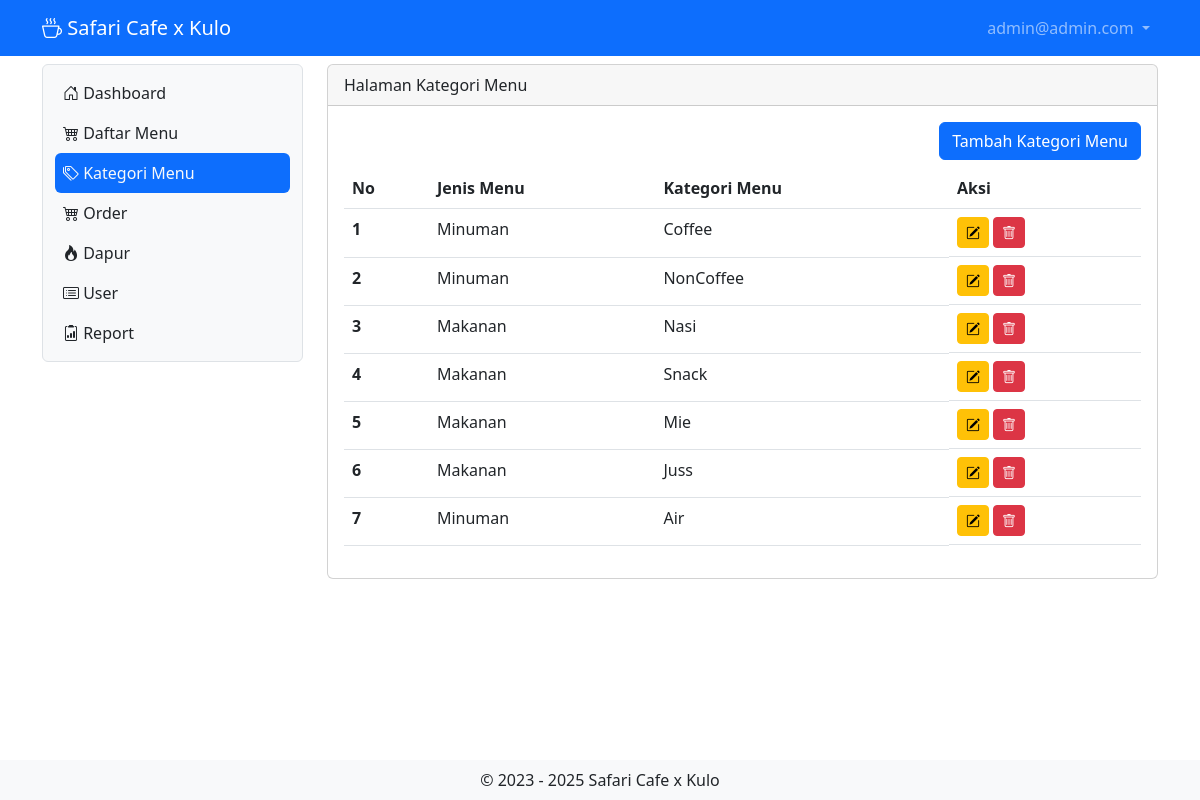
Screenshot of /katmenu (signed in) with the database file from the repository.
### tables this page shows
CREATE TABLE `tb_user` (
  `id` int(11) NOT NULL,
  `username` varchar(200) NOT NULL,
  `password` varchar(200) NOT NULL,
  `level` int(1) NOT NULL,
  `nama` varchar(200) NOT NULL,
  `nohp` varchar(15) NOT NULL,
  `alamat` varchar(300) NOT NULL
);

CREATE TABLE `tb_kategori_menu` (
  `id_kat_menu` int(11) NOT NULL,
  `jenis_menu` int(10) NOT NULL,
  `kategori_menu` varchar(50) NOT NULL
);

### katmenu.php (the view, shortened to what this page needs)
<?php
include "proses/connect.php";
$query = mysqli_query($conn, "SELECT * FROM tb_kategori_menu");
while ($record = mysqli_fetch_array($query)) {
    $result[] = $record;
}
?>
<div class="col-lg-12 mt-2">
    <div class="card">
        <div class="card-header">
            Halaman Kategori Menu
        </div>
        <div class="card-body">
            <div class="row">
                <div class="col d-flex justify-content-end">
                    <button class="btn btn-primary" data-bs-toggle="modal" data-bs-target="#ModalTambahUser"> Tambah
                        Kategori Menu</button>
                </div>
            </div>
                <?php
            if (empty($result)) {
                echo "Data user tidak ada";
            } else {
                ?>
                <div class="table-responsive mt-2">
                    <table class="table table-hover" id="example">
                        <thead>
                            <tr>
                                <th scope="col">No</th>
                                <th scope="col">Jenis Menu</th>
                                <th scope="col">Kategori Menu</th>
                                <th scope="col">Aksi</th>
                            </tr>
                        </thead>
                        <tbody>
                            <?php
                            $no = 1;
                            foreach ($result as $row) {
                                ?>
                                <tr>
                                    <th scope="row"><?php echo $no++ ?></th>
                                    <td><?php echo ($row['jenis_menu'] == 1) ? "Minuman" : "Makanan" ?></td>
                                    <td><?php echo $row['kategori_menu'] ?></td>
                                    <td class="d-flex">
                                        <button class="btn btn-warning btn-sm me-1" data-bs-toggle="modal"
                                            data-bs-target="#ModalEdit<?php echo $row['id_kat_menu'] ?>"><i
                                                class="bi bi-pencil-square"></i></i></button>
                                        <button class="btn btn-danger btn-sm me-1" data-bs-toggle="modal"
                                            data-bs-target="#ModalDelete<?php echo $row['id_kat_menu'] ?>"><i
                                                class="bi bi-trash"></i></i></button>
                                    </td>
                                </tr>
                                <?php
                            }
                            ?>
                        </tbody>
                    </table>
                </div>
                <?php
            }
            ?>
        </div>
    </div>
</div>

### index.php (shortened to what this page needs)
<?php
if (isset($_GET['x']) && $_GET['x'] == 'home') {
    $page = "home.php";
    include "main.php";
} else if (isset($_GET['x']) && $_GET['x'] == 'login') {
    include "login.php";
} else if (isset($_GET['x']) && $_GET['x'] == 'logout') {
    include "proses/proses_logout.php";
} else if (isset($_GET['x']) && $_GET['x'] == 'katmenu') {
    if ($_SESSION['level_decafe'] == 1) {
        include "main.php";
    } else {
        $page = "home.php";
        include "main.php";
    }
} else if (isset($_GET['x']) && $_GET['x'] == 'orderitem') {
    if ($_SESSION['level_decafe'] == 1 || $_SESSION['level_decafe'] == 2 || $_SESSION['level_decafe'] == 3) {
    $page = "orderitem.php";
    include "main.php";
} else {
    $page = "home.php";
    include "main.php";
}
} else if (isset($_GET['x']) && $_GET['x'] == 'viewitem') {
    if ($_SESSION['level_decafe'] == 1) {
    $page = "viewitem.php";
    include "main.php";
} else {
    $page = "home.php";
    include "main.php";
}
} else {
        $page = "home.php";
        include "main.php";
    }
?>

### main.php (shortened to what this page needs)
<?php
include "proses/connect.php";
$query = mysqli_query($conn, "SELECT * FROM tb_user WHERE username = '$_SESSION[username_decafe]' ");
$hasil = mysqli_fetch_array($query);
?>
<!doctype html>
<html lang="en">
<head>
    <link href="https://cdn.jsdelivr.net/npm/bootstrap@5.2.3/dist/css/bootstrap.min.css" rel="stylesheet"
>
    <link rel="stylesheet" href="https://cdn.jsdelivr.net/npm/bootstrap-icons@1.11.1/font/bootstrap-icons.css">
    <link rel="stylesheet" href="https://cdn.datatables.net/2.3.2/css/dataTables.dataTables.css" />
</head>
<body>
    <?php include "header.php"; ?>
    <div class="container-lg">
        <div class="row mb-5">
            <?php include "sidebar.php"; ?>
            <div class="col">
                <?php include $page; ?>
            </div>
        </div>
        <div class="fixed-bottom text-center bg-light py-2">
            &copy; 2023 - <?php echo date("Y") ?> Safari Cafe x Kulo
        </div>
    </div>
</body>
</html>

### header.php (shortened to what this page needs)
<?php
include "proses/connect.php";
$query = mysqli_query($conn, "SELECT * FROM tb_user WHERE username ='$_SESSION[username_decafe]'");
?>
<nav class="navbar navbar-expand navbar-dark bg-primary sticky-top">
    <div class="container-lg">
        <a class="navbar-brand" href="."><i class="bi bi-cup-hot"></i> Safari Cafe x Kulo</a>
        <div class="collapse navbar-collapse justify-content-end" id="navbarNavDropdown">
            <ul class="navbar-nav">
                <li class="nav-item dropdown">
                    <a class="nav-link dropdown-toggle" href="#" role="button" data-bs-toggle="dropdown"
                        aria-expanded="false">
                        <?php echo $hasil['username']; ?>
                    </a>
                </li>
            </ul>
        </div>
    </div>
</nav>

### sidebar.php (shortened to what this page needs)
<div class="col-lg-3">
                <nav class="navbar-expand-lg navbar bg-light rounded border mt-2">
                    <div class="container-fluid">
                        <div class="offcanvas offcanvas-start" tabindex="-1" id="offcanvasNavbar"
                            aria-labelledby="offcanvasNavbarLabel" style="png:250px">
                            <div class="offcanvas-body">
                                <ul class="navbar-nav nav-pills flex-column justify-content-end flex-grow-1 ">
                                    <li class="nav-item">
                                        <a class="nav-link ps-2 <?php echo ((isset($_GET['x']) && $_GET['x']=='home') || !isset($_GET['x']))? 'active link-light' : 'link-dark';?>" aria-current="page" href="home"><i class="bi bi-house-door"></i> Dashboard</a>
                                    </li>
                                    <?php if($hasil['level']==1 || $hasil['level']==3 ){ ?>
                                    <li class="nav-item">
                                        <a class="nav-link ps-2 <?php echo (isset($_GET['x']) && $_GET['x']=='menu')? 'active link-light' : 'link-dark';?>" href="menu"><i class="bi bi-cart4"></i> Daftar Menu</a>
                                    </li>
                                    <?php } ?>
                                    <?php if($hasil['level']==1){ ?>
                                    <li class="nav-item">
                                        <a class="nav-link ps-2 <?php echo (isset($_GET['x']) && $_GET['x']=='katmenu')? 'active link-light' : 'link-dark';?>" href="katmenu"><i class="bi bi-tags"></i></i> Kategori Menu</a>
                                    </li>
                                    <?php } ?>
                                    <?php if($hasil['level']==1 || $hasil['level']==2 || $hasil['level']==3 ){ ?>
                                    <li class="nav-item">
                                        <a class="nav-link ps-2 <?php echo (isset($_GET['x']) && $_GET['x']=='order')? 'active link-light' : 'link-dark';?>" href="order"><i class="bi bi-cart4"></i> Order</a>
                                    </li>
                                    <?php } ?>
                                    <?php if($hasil['level']==1 || $hasil['level']==4 ){ ?>
                                    <li class="nav-item">
                                        <a class="nav-link ps-2 <?php echo (isset($_GET['x']) && $_GET['x']=='dapur')? 'active link-light' : 'link-dark';?>" href="dapur"><i class="bi bi-fire"></i>
                                            Dapur</a>
                                    </li>
                                    <?php } ?>
                                    <?php if($hasil['level']==1){ ?>
                                    <li class="nav-item">
                                        <a class="nav-link ps-2 <?php echo (isset($_GET['x']) && $_GET['x']=='user')? 'active link-light' : 'link-dark';?>" href="user"><i class="bi bi-card-list"></i>
                                            User</a>
                                    </li>
                                    <li class="nav-item">
                                        <a class="nav-link ps-2 <?php echo (isset($_GET['x']) && $_GET['x']=='report')? 'active link-light' : 'link-dark';?>" href="report"><i class="bi bi-clipboard2-data"></i>
                                            Report</a>
                                </ul>
                                <?php } ?>
                            </div>
                        </div>
                    </div>
                </nav>
            </div>

### rows the page displays
tb_user: username "admin@admin.com"
tb_kategori_menu: jenis_menu "Minuman", kategori_menu "Coffee"
tb_kategori_menu: jenis_menu "Minuman", kategori_menu "NonCoffee"
tb_kategori_menu: jenis_menu "Makanan", kategori_menu "Nasi"
tb_kategori_menu: jenis_menu "Makanan", kategori_menu "Snack"
tb_kategori_menu: jenis_menu "Makanan", kategori_menu "Mie"
tb_kategori_menu: jenis_menu "Makanan", kategori_menu "Juss"
tb_kategori_menu: jenis_menu "Minuman", kategori_menu "Air"
